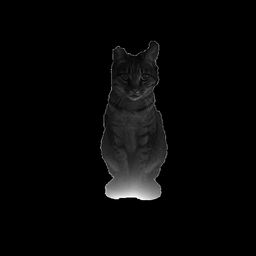
#> input picture hw2/imgs_2022/sample3.png, 256 x 256 px, shrunk from 600 x 600 before the run
$ python problem2.py
#> lines starting #> are read from the running program, lines starting #| are printed output that depends on the picture; after the words box and inside, x2 and y2 are one past the last pixel; in counts of white or black regions, pixels touching at a corner belong together
from PIL import Image
import cv2
import numpy as np
import matplotlib.pyplot as plt
from scipy.signal import convolve2d

path = "imgs_2022/"

def rotate(angle):
    angle = np.radians(angle)
    R = np.array([
        [np.cos(angle), -np.sin(angle), 0],
        [np.sin(angle), np.cos(angle), 0],
        [0, 0, 1]
    ])
    return np.round(R)

def translate(tx, ty):
    T = np.array([
        [1, 0, tx],
        [0, 1, ty],
        [0, 0, 1]
    ])
    return T

def scale(sx, sy):
    S = np.array([
        [sx, 0, 0],
        [0, sy, 0],
        [0, 0, 1]
    ])
    return S

def part_a():
    img = np.array(Image.open(path+"sample3.png").convert("L"))
#> img is the input picture: shape (256, 256); min 0, max 255, mean 6.7
    h,w = img.shape
#> h = 256; w = 256

    final = np.zeros(shape=img.shape)

    # decrease brightness of the lower part of the image
    for round in range(6,14):
        for i in range(int(np.round(round*h/24)), h):
            for j in range(w):
                if img[i,j]!=0:
                    img[i,j] = np.floor(img[i,j]/1.2) if img[i,j]/1.2 >0 else 0
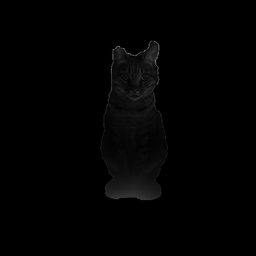
#> img: shape (256, 256); 11.92% of pixels changed, all inside (x1, y1, x2, y2) = (98, 64, 170, 203)

    # result = Image.fromarray(img)
    # result.show()
    # result.save("after_decrease_brightness.png")

    # increase brightness of the image
    for i in range(h):
        for j in range(w):
            if img[i,j]!=0:
                img[i,j] = np.floor(img[i,j]*2.5) if img[i,j]*2.5 <= 255 else 255
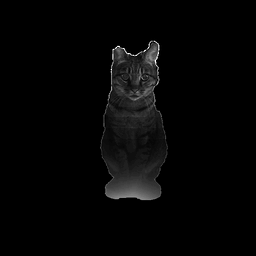
#> img: shape (256, 256); 12.62% of pixels changed, all inside (x1, y1, x2, y2) = (100, 38, 168, 201)

    # [5 lines of commented-out code are left out]
    filtered_img = np.zeros(shape=img.shape)

    b = 2
    mask = np.array(([1,b,1],[b,b**2,b],[1,b,1]))
    mask = mask / ((b+2)**2)

    for x in range(img.shape[0]-2):
        for y in range(img.shape[1]-2):
            window = img[x:x+3, y:y+3]
            value = np.sum(mask * window)

            filtered_img[x+1,y+1] = value

    c = 3/5
    final = (c/(2*c-1)) * img - ((1-c)/(2*c-1)) * filtered_img

    # result = Image.fromarray(final).convert("L")
    # result.show()
    # result.save("after_edgecrispening.png")

    for i in range(h):
        for j in range(w):
            if final[i,j] >= 220:
                final[i,j] = 0
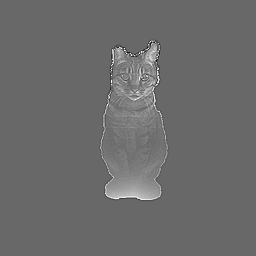
#> final: shape (256, 256) float64; min -151.6, max 219.8, mean 4.8; drawn with min black and max white

    # result = Image.fromarray(final).convert("L")
    # result.show()
    # result.save("after_deleting_whites.png")

    img = final
    epsilon = 80

    for round in range(3):
        for i in range(h):
            for j in range(w):
                pixel_sum = 0
                amt = 0
                for x in range(3):
                    for y in range(3):
                        if (i+x-1)>=0 and (i+x-1)<h and (j+y-1)>=0 and (j+y-1)<w:
                            if x!=1 or y!=1:
                                pixel_sum += img[i+x-1][j+y-1]
                                amt += 1

                avg = np.round(pixel_sum/amt)
                gap = int(img[i][j]) - int(avg)

                if gap > epsilon or gap < -1*epsilon:
                    final[i][j] = avg
                else:
                    final[i][j]  = img[i][j]
        img = final
        epsilon-=10
#> this loop made 3 passes
#> pass 2, in part_a, `img = final`:
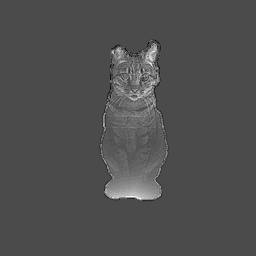
#> img: shape (256, 256) float64; min -80.5, max 191.2, mean 4.6; drawn with min black and max white
#> after the loop, epsilon = 50


    # result = Image.fromarray(final).convert("L")
    # result.show()
    # result.save("after_smoothing.png")

def part_b():
    img = np.array(Image.open(path+"sample3.png").convert("L"))
    final = np.zeros(shape=img.shape)

    size = img.shape[0]
#> size = 256

    angle = 90
    for steps in range(4):
        rotated_img = np.zeros(shape=img.shape)
        R = rotate(angle * steps)

        centre = (img.shape[0]//2, img.shape[1]//2)
        for x in range(size):
            for y in range(size):
                coordinates = np.array([x-centre[0],y-centre[1],1])
                x_pos,y_pos,_ = R @ coordinates # Matrix multiply

                x_pos = round(x_pos) + centre[0]
                y_pos = round(y_pos) + centre[1]

                if x_pos >=0 and x_pos < size and y_pos >=0 and y_pos < size:
                    rotated_img[x_pos,y_pos] = img[x,y]

        # result = Image.fromarray(rotated_img).convert("L")
        # result.show()
        # result.save("after_rotating"+str(steps)+".png")

        scale_factor = 0.4
        scaled_img = np.zeros(shape=img.shape)
        S = scale(scale_factor,scale_factor)
        for x in range(size):
            for y in range(size):
                coordinates = np.array([x,y,1])
                x_pos,y_pos,_ = S @ coordinates

                x_pos = int(abs(x_pos))
                y_pos = int(abs(y_pos))

                if x_pos >= 0 and x_pos < size and y_pos >=0 and y_pos < size:
                    scaled_img[x_pos, y_pos] = rotated_img[x,y]

        # result = Image.fromarray(scaled_img).convert("L")
        # result.show()
        # result.save("after_scaling"+str(steps)+".png")

        x_tr = 0
        y_tr = 0
        if steps == 0:
            x_tr = (img.shape[0]/2) - (scaled_img.shape[0]*scale_factor)
            y_tr = (img.shape[1]/2) - (scaled_img.shape[1]*scale_factor/2)
        elif steps == 1:
            x_tr = (img.shape[0]/2) - (scaled_img.shape[0]*scale_factor/2)
            y_tr = (img.shape[1]/2) - (scaled_img.shape[1]*scale_factor)
        elif steps == 2:
            x_tr = img.shape[0]/2
            y_tr = (img.shape[1]/2) - (scaled_img.shape[1]*scale_factor/2)
        elif steps == 3:
            x_tr = (img.shape[0]/2) - (scaled_img.shape[0]*scale_factor/2)
            y_tr = img.shape[1]/2

        T = translate(x_tr,y_tr)
        for x in range(size):
            for y in range(size):
                coordinates = np.array([x,y,1])
                x_pos,y_pos,_ = T @ coordinates

                x_pos = int(abs(x_pos))
                y_pos = int(abs(y_pos))

                if x_pos >= 0 and x_pos < size and y_pos >=0 and y_pos < size and final[x_pos,y_pos]==0:
                    final[x_pos, y_pos] = scaled_img[x,y]
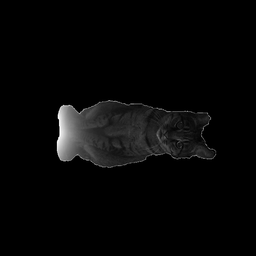
#> rotated_img: shape (256, 256) float64; min 0, max 255, mean 6.7

    result = Image.fromarray(final).convert("L")
    # result.show()
    # result.save("after_translate"+str(steps)+".png")
    result.save("result7.png")

def part_c():
    img = np.array(Image.open(path+"sample5.png").convert("L"))
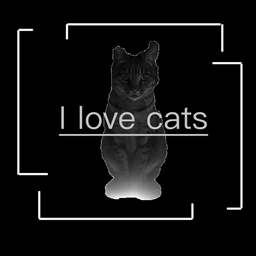
#> input picture hw2/imgs_2022/sample5.png, 256 x 256 px, shrunk from 600 x 600 before the run
    final = np.zeros(shape=img.shape)

    size = img.shape[0]
#> size = 256

    x_ = 0.0; y_=0.0

    for x in range(size):
        for y in range(size):

            x_ = x + 20 * np.sin((8*np.pi * y/size))
            x_pos = int(np.round(x_))

            y_ = y + 20 * np.sin((8*np.pi * x/size))
            y_pos = int(np.round(y_))

            if x_pos>=0 and x_pos<size and y_pos>=0 and y_pos<size:
                final[x_pos,y_pos] = img[x,y]
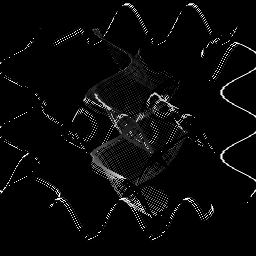
#> final: shape (256, 256) float64; min 0, max 255, mean 8.6

    result = Image.fromarray(final).convert("L")
    # result.show()
    result.save("result8.png")

part_a()
part_b()
part_c()
